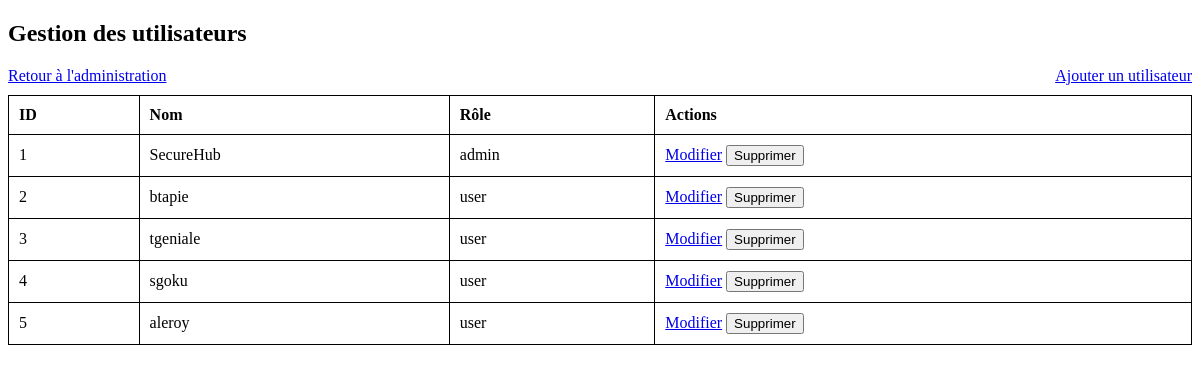
Page /admin/users (signed in) on the committed database.
### tables this page shows
CREATE TABLE users (
        id INTEGER PRIMARY KEY, 
        name VARCHAR(255) NOT NULL UNIQUE,
        fullname VARCHAR(255) NOT NULL,
        password VARCHAR(255) NOT NULL,
        role VARCHAR(50) NOT NULL DEFAULT 'user',
        is_password_changed BOOLEAN NOT NULL DEFAULT 0
    );

### Backend/app.py (the view)
@app.route('/admin/users', methods=['GET'])
def admin_users():
    if 'role' not in session or session['role'] != 'admin':
        flash("Accès interdit.", 'error')
        return redirect(url_for('login'))
    users = get_all_users()
    return render_template('admin_users_table.html', users=users)

### Backend/database.py (called while the page is built)
def get_all_users():
    with db.connect() as conn:
        result = conn.execute(text("SELECT * FROM users")).fetchall()
        return [dict(row) for row in result]

### Frontend/templates/admin_users_table.html (shortened to what this page needs)
<!DOCTYPE html>
<html lang="fr">
<head>
    <link rel="stylesheet" href="/static/css/styles_admin_table.css">
</head>
<body>
    <h2>Gestion des utilisateurs</h2>
    <a href="/admin" class="btn-back">Retour à l'administration</a>
    <a href="/admin/users/add" class="btn-add">Ajouter un utilisateur</a>
    <table>
        <thead>
            <tr>
                <th>ID</th>
                <th>Nom</th>
                <th>Rôle</th>
                <th>Actions</th>
            </tr>
        </thead>
        <tbody>
            {% for user in users %}
            <tr>
                <td>{{ user.id }}</td>
                <td>{{ user.name }}</td>
                <td>{{ user.role }}</td>
                <td>
                    <a href="/admin/users/edit/{{ user.id }}">Modifier</a>
                    <form action="/admin/users/delete/{{ user.id }}" method="post" style="display:inline;">
                        <button type="submit" class="btn-delete" onclick="return confirm('Êtes-vous sûr de vouloir supprimer cet utilisateur ?');">Supprimer</button>
                    </form>
                </td>
            </tr>
            {% endfor %}
        </tbody>
    </table>
</body>
</html>

### Frontend/static/css/styles_admin_table.css (style rules this page uses)
table { width: 100%; border-collapse: collapse; }
table, th, td { border: 1px solid black; }
th, td { padding: 10px; text-align: left; }
.btn-add { float: right; margin-bottom: 10px; }

### rows in the picture
users: id "1", name "SecureHub", role "admin"
users: id "2", name "btapie", role "user"
users: id "3", name "tgeniale", role "user"
users: id "4", name "sgoku", role "user"
users: id "5", name "aleroy", role "user"
